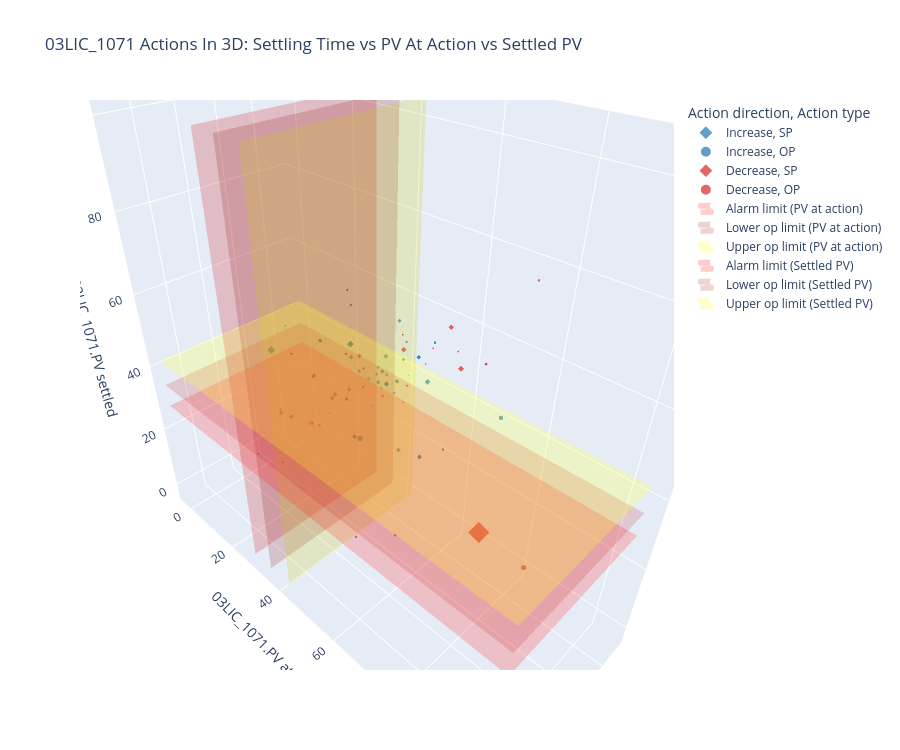

Source (notebook cell):
### Code cell
# ── Visual 4: 03LIC_1071 actions in 3D space ───────────────────────────
plot_df = response_df[response_df['source_tag'] == '03LIC_1071'].dropna(
    subset=['settling_time_mins', 'pv_at_action', 'settled_pv']
).copy()

plot_df['action_label'] = plot_df['action_direction'].str.title()
plot_df['event_label'] = plot_df['event_time'].dt.strftime('%Y-%m-%d %H:%M')

fig = px.scatter_3d(
    plot_df,
    x='settling_time_mins',
    y='pv_at_action',
    z='settled_pv',
    color='action_label',
    symbol='change_type',
    size='abs_op_delta',
    hover_data=[
        'event_label',
        'change_type',
        'op_delta',
        'abs_op_delta',
        'response_time_mins',
        'action_zone',
        'settled_zone',
        'movement_towards_limits'
    ],
    title='03LIC_1071 Actions In 3D: Settling Time vs PV At Action vs Settled PV',
    labels={
        'settling_time_mins': 'Settling time (minutes)',
        'pv_at_action': '03LIC_1071.PV when action was taken',
        'settled_pv': '03LIC_1071.PV settled around',
        'action_label': 'Action direction',
        'change_type': 'Action type',
        'abs_op_delta': '|OP change|'
    },
    color_discrete_map={'Increase': '#1f77b4', 'Decrease': '#d62728'},
    symbol_map={'OP': 'circle', 'SP': 'diamond'}
)

# ── Operating-limit & alarm-limit planes ────────────────────────────────
ALARM_LOW_LIMIT = 28.75

x_range = [plot_df['settling_time_mins'].min(), plot_df['settling_time_mins'].max()]
y_range = [plot_df['pv_at_action'].min() - 1, plot_df['pv_at_action'].max() + 1]
z_range = [plot_df['settled_pv'].min() - 1, plot_df['settled_pv'].max() + 1]

# Plane grid resolution
xx = np.linspace(x_range[0], x_range[1], 2)
yy_full = np.linspace(y_range[0], y_range[1], 2)
zz_full = np.linspace(z_range[0], z_range[1], 2)

# --- Planes along pv_at_action axis (y = constant) ---
for limit_val, color, name in [
    (ALARM_LOW_LIMIT, 'red', 'Alarm limit (PV at action)'),
    (TARGET_LOWER_LIMIT, 'firebrick', 'Lower op limit (PV at action)'),
    (TARGET_UPPER_LIMIT, 'yellow', 'Upper op limit (PV at action)'),
]:
    xx_grid, zz_grid = np.meshgrid(xx, zz_full)
    yy_grid = np.full_like(xx_grid, limit_val)
    fig.add_trace(go.Surface(
        x=xx_grid, y=yy_grid, z=zz_grid,
        colorscale=[[0, color], [1, color]],
        opacity=0.2,
        showscale=False,
        name=name,
        showlegend=True,
        hoverinfo='name',
    ))

# --- Planes along settled_pv axis (z = constant) ---
for limit_val, color, name in [
    (ALARM_LOW_LIMIT, 'red', 'Alarm limit (Settled PV)'),
    (TARGET_LOWER_LIMIT, 'firebrick', 'Lower op limit (Settled PV)'),
    (TARGET_UPPER_LIMIT, 'yellow', 'Upper op limit (Settled PV)'),
]:
    xx_grid, yy_grid = np.meshgrid(xx, yy_full)
    zz_grid = np.full_like(xx_grid, limit_val)
    fig.add_trace(go.Surface(
        x=xx_grid, y=yy_grid, z=zz_grid,
        colorscale=[[0, color], [1, color]],
        opacity=0.2,
        showscale=False,
        name=name,
        showlegend=True,
        hoverinfo='name',
    ))

fig.update_layout(
    height=750,
    scene=dict(
        xaxis_title='Settling time (minutes)',
        yaxis_title='03LIC_1071.PV at action',
        zaxis_title='03LIC_1071.PV settled',
        camera=dict(
            eye=dict(x=1.0, y=1.0, z=1.0),  # closer than default (1.25, 1.25, 1.25)
        ),
    ),
)
fig.show(config={'scrollZoom': True})

### Figure 1 — Plotly figure (JSON) as saved in the notebook; plotly's stock layout.template omitted (floating-point values rounded to 4 significant figures; data arrays with more than 128 entries replaced by an {"elided": "..."} marker saying what was removed)
{"data": [{"customdata": {"elided": "46x8 mixed values"}, "hovertemplate": "Action direction=Increase<br>Action type=%{customdata[1]}<br>Settling time (minutes)=%{x}<br>03LIC_1071.PV when action was taken=%{y}<br>03LIC_1071.PV settled around=%{z}<br>|OP change|=%{customdata[3]}<br>event_label=%{customdata[0]}<br>op_delta=%{customdata[2]}<br>response_time_mins=%{customdata[4]}<br>action_zone=%{customdata[5]}<br>settled_zone=%{customdata[6]}<br>movement_towards_limits=%{customdata[7]}<extra></extra>", "legendgroup": "Increase, SP", "marker": {"color": "#1f77b4", "size": [2.0, 2.0, 1.0, 2.0, 1.0, 2.0, 1.195, 1.0, 2.0, 2.0, 2.0, 0.5, 2.0, 2.0, 1.0, 0.5, 2.0, 2.0, 2.0, 1.434, 2.0, 1.0, 2.0, 2.0, 2.0, 2.0, 2.0, 1.208, 1.0, 0.5, 0.2, 3.0, 0.8635, 2.0, 1.0, 1.0, 1.0, 1.0, 4.0, 4.0, 2.624, 2.624, 2.624, 1.0, 5.0, 1.0], "sizemode": "area", "sizeref": 0.08568, "symbol": "diamond"}, "mode": "markers", "name": "Increase, SP", "scene": "scene", "showlegend": true, "type": "scatter3d", "x": [8.0, 3.0, 3.0, 18.0, 9.0, 11.0, 9.0, 11.0, 18.0, 33.0, 3.0, 44.0, 3.0, 3.0, 3.0, 14.0, 3.0, 24.0, 24.0, 3.0, 32.0, 3.0, 3.0, 3.0, 21.0, 21.0, 3.0, 7.0, 3.0, 6.0, 3.0, 3.0, 3.0, 14.0, 12.0, 12.0, 9.0, 9.0, 7.0, 7.0, 3.0, 3.0, 3.0, 36.0, 22.0, 3.0], "y": [35.79, 29.29, 25.66, 29.01, 28.32, 27.65, 28.37, 31.86, 27.85, 26.44, 37.24, 31.51, 19.52, 19.52, 35.23, 41.34, 32.09, 28.42, 28.42, 36.56, 29.05, 28.74, 43.2, 43.2, 27.96, 27.96, 17.79, 27.92, 38.22, 41.22, 40.03, 46.36, 39.14, 46.37, 28.01, 28.01, 25.88, 25.88, 23.08, 23.08, 32.39, 32.39, 32.39, 30.45, 9.084, 29.34], "z": [39.01, 30.0, 29.32, 33.5, 36.1, 40.94, 35.8, 33.73, 31.8, 34.56, 11.14, 31.37, 5.585, 5.585, 29.55, 39.68, 39.49, 41.84, 41.84, 51.8, 34.28, 32.35, 44.34, 44.34, 50.21, 50.21, 21.78, 35.72, 41.32, 31.13, 37.4, 38.57, 46.86, 44.19, 60.22, 60.22, 54.27, 54.27, 40.95, 40.95, 30.98, 30.98, 30.98, 39.19, 39.63, 34.8]}, {"customdata": {"elided": "47x8 mixed values"}, "hovertemplate": "Action direction=Increase<br>Action type=%{customdata[1]}<br>Settling time (minutes)=%{x}<br>03LIC_1071.PV when action was taken=%{y}<br>03LIC_1071.PV settled around=%{z}<br>|OP change|=%{customdata[3]}<br>event_label=%{customdata[0]}<br>op_delta=%{customdata[2]}<br>response_time_mins=%{customdata[4]}<br>action_zone=%{customdata[5]}<br>settled_zone=%{customdata[6]}<br>movement_towards_limits=%{customdata[7]}<extra></extra>", "legendgroup": "Increase, OP", "marker": {"color": "#1f77b4", "size": [5.0, 8.0, 2.0, 2.0, 5.0, 5.0, 0.1, 2.0, 2.0, 2.0, 3.0, 2.0, 3.0, 1.0, 2.0, 3.0, 1.0, 2.0, 2.0, 2.0, 2.0, 5.0, 1.0, 1.0, 1.0, 2.0, 2.0, 2.0, 2.0, 1.0, 2.0, 1.0, 2.0, 1.0, 1.0, 2.0, 2.0, 2.0, 2.0, 2.0, 2.0, 1.0, 1.0, 2.0, 2.0, 2.0, 2.0], "sizemode": "area", "sizeref": 0.08568, "symbol": "circle"}, "mode": "markers", "name": "Increase, OP", "scene": "scene", "showlegend": true, "type": "scatter3d", "x": [3.0, 3.0, 3.0, 3.0, 3.0, 3.0, 3.0, 14.0, 14.0, 14.0, 3.0, 3.0, 3.0, 3.0, 8.0, 3.0, 3.0, 8.0, 18.0, 3.0, 3.0, 18.0, 32.0, 32.0, 32.0, 47.0, 3.0, 3.0, 3.0, 3.0, 3.0, 3.0, 3.0, 3.0, 3.0, 3.0, 3.0, 3.0, 3.0, 3.0, 3.0, 3.0, 3.0, 3.0, 3.0, 3.0, 3.0], "y": [-0.5082, 21.84, -0.5243, -0.5377, 44.91, 44.91, 25.03, 6.871, 6.871, 6.871, -0.5255, 3.509, 16.55, 32.22, 56.52, 16.55, 32.22, 56.52, 50.64, -1.218, -1.292, 77.8, 29.8, 29.8, 29.8, 67.12, -1.299, -1.299, -1.299, 27.02, 32.45, 97.54, 32.45, 97.54, 97.54, 103.1, 48.02, 103.1, 48.02, 101.8, 103.1, 103.1, 8.75, -1.328, -1.328, -1.318, -1.318], "z": [-0.5082, 6.286, -0.5328, -0.5377, 13.4, 13.4, 30.09, 33.87, 33.87, 33.87, -0.5266, 0.8724, 17.76, 34.26, 26.02, 17.76, 34.26, 26.02, -0.9191, -1.279, -1.304, 53.09, 59.52, 59.52, 59.52, 33.89, -1.299, -1.299, -1.299, 20.97, 34.0, 101.4, 34.0, 101.4, 101.4, 103.1, 50.58, 103.1, 50.58, 103.1, 103.1, 103.1, 8.41, -1.328, -1.327, -1.318, -1.314]}, {"customdata": [["2022-11-03 09:23", "SP", -2, 2, 1, "below_lower_limit", "above_upper_limit", -1.612], ["2023-12-26 16:59", "SP", -1, 1, 1, "above_upper_limit", "above_upper_limit", 11.37], ["2023-12-26 16:59", "SP", -1, 1, 1, "above_upper_limit", "above_upper_limit", 11.37], ["2023-12-26 19:04", "SP", -34.27, 34.27, 1, "above_upper_limit", "below_lower_limit", 2.664], ["2024-09-24 12:19", "SP", -0.5, 0.5, 1, "above_upper_limit", "above_upper_limit", 3.763], ["2024-09-24 12:26", "SP", -2.5, 2.5, 3, "above_upper_limit", "above_upper_limit", -4.087], ["2024-10-16 09:45", "SP", -3, 3, 1, "above_upper_limit", "above_upper_limit", 9.069], ["2025-01-12 11:50", "SP", -2.689, 2.689, 1, "within_limits", "above_upper_limit", -1.85], ["2025-01-16 13:13", "SP", -1, 1, 1, "above_upper_limit", "above_upper_limit", 3.882], ["2025-05-08 06:43", "SP", -0.8733, 0.8733, 2, "above_upper_limit", "within_limits", 0.8164]], "hovertemplate": "Action direction=Decrease<br>Action type=%{customdata[1]}<br>Settling time (minutes)=%{x}<br>03LIC_1071.PV when action was taken=%{y}<br>03LIC_1071.PV settled around=%{z}<br>|OP change|=%{customdata[3]}<br>event_label=%{customdata[0]}<br>op_delta=%{customdata[2]}<br>response_time_mins=%{customdata[4]}<br>action_zone=%{customdata[5]}<br>settled_zone=%{customdata[6]}<br>movement_towards_limits=%{customdata[7]}<extra></extra>", "legendgroup": "Decrease, SP", "marker": {"color": "#d62728", "size": [2.0, 1.0, 1.0, 34.27, 0.5, 2.5, 3.0, 2.689, 1.0, 0.8733], "sizemode": "area", "sizeref": 0.08568, "symbol": "diamond"}, "mode": "markers", "name": "Decrease, SP", "scene": "scene", "showlegend": true, "type": "scatter3d", "x": [14.0, 3.0, 3.0, 10.0, 3.0, 3.0, 3.0, 3.0, 20.0, 7.0], "y": [33.86, 62.85, 62.85, 70.76, 54.94, 52.46, 56.14, 38.21, 47.6, 43.23], "z": [45.42, 51.49, 51.49, 9.568, 51.18, 56.55, 47.07, 44.27, 43.71, 37.83]}, {"customdata": {"elided": "21x8 mixed values"}, "hovertemplate": "Action direction=Decrease<br>Action type=%{customdata[1]}<br>Settling time (minutes)=%{x}<br>03LIC_1071.PV when action was taken=%{y}<br>03LIC_1071.PV settled around=%{z}<br>|OP change|=%{customdata[3]}<br>event_label=%{customdata[0]}<br>op_delta=%{customdata[2]}<br>response_time_mins=%{customdata[4]}<br>action_zone=%{customdata[5]}<br>settled_zone=%{customdata[6]}<br>movement_towards_limits=%{customdata[7]}<extra></extra>", "legendgroup": "Decrease, OP", "marker": {"color": "#d62728", "size": [2.0, 1.0, 2.0, 1.0, 2.0, 1.0, 2.0, 1.0, 3.0, 7.0, 0.1, 0.1, 1.0, 1.0, 1.0, 1.0, 1.0, 2.0, 2.0, 2.0, 2.0], "sizemode": "area", "sizeref": 0.08568, "symbol": "circle"}, "mode": "markers", "name": "Decrease, OP", "scene": "scene", "showlegend": true, "type": "scatter3d", "x": [3.0, 3.0, 3.0, 3.0, 3.0, 3.0, 3.0, 3.0, 3.0, 14.0, 3.0, 3.0, 9.0, 9.0, 6.0, 22.0, 3.0, 3.0, 3.0, 3.0, 3.0], "y": [16.8, 37.75, 16.8, 37.75, 16.8, 37.75, 16.8, 37.75, -0.2164, 86.19, 66.49, 66.49, 52.47, 52.47, 48.04, 8.925, -1.298, -1.299, -1.299, -1.299, 72.77], "z": [33.29, 48.31, 33.29, 48.31, 33.29, 48.31, 33.29, 48.31, -0.4329, 13.09, 66.01, 66.01, 53.62, 53.62, 46.02, 0.8148, -1.299, -1.299, -1.299, -1.299, 75.41]}, {"colorscale": [[0, "red"], [1, "red"]], "hoverinfo": "name", "name": "Alarm limit (PV at action)", "opacity": 0.2, "showlegend": true, "showscale": false, "type": "surface", "x": [[3.0, 47.0], [3.0, 47.0]], "y": [[28.75, 28.75], [28.75, 28.75]], "z": [[-2.328, -2.328], [104.1, 104.1]]}, {"colorscale": [[0, "firebrick"], [1, "firebrick"]], "hoverinfo": "name", "name": "Lower op limit (PV at action)", "opacity": 0.2, "showlegend": true, "showscale": false, "type": "surface", "x": [[3.0, 47.0], [3.0, 47.0]], "y": [[35.25, 35.25], [35.25, 35.25]], "z": [[-2.328, -2.328], [104.1, 104.1]]}, {"colorscale": [[0, "yellow"], [1, "yellow"]], "hoverinfo": "name", "name": "Upper op limit (PV at action)", "opacity": 0.2, "showlegend": true, "showscale": false, "type": "surface", "x": [[3.0, 47.0], [3.0, 47.0]], "y": [[42.41, 42.41], [42.41, 42.41]], "z": [[-2.328, -2.328], [104.1, 104.1]]}, {"colorscale": [[0, "red"], [1, "red"]], "hoverinfo": "name", "name": "Alarm limit (Settled PV)", "opacity": 0.2, "showlegend": true, "showscale": false, "type": "surface", "x": [[3.0, 47.0], [3.0, 47.0]], "y": [[-2.328, -2.328], [104.1, 104.1]], "z": [[28.75, 28.75], [28.75, 28.75]]}, {"colorscale": [[0, "firebrick"], [1, "firebrick"]], "hoverinfo": "name", "name": "Lower op limit (Settled PV)", "opacity": 0.2, "showlegend": true, "showscale": false, "type": "surface", "x": [[3.0, 47.0], [3.0, 47.0]], "y": [[-2.328, -2.328], [104.1, 104.1]], "z": [[35.25, 35.25], [35.25, 35.25]]}, {"colorscale": [[0, "yellow"], [1, "yellow"]], "hoverinfo": "name", "name": "Upper op limit (Settled PV)", "opacity": 0.2, "showlegend": true, "showscale": false, "type": "surface", "x": [[3.0, 47.0], [3.0, 47.0]], "y": [[-2.328, -2.328], [104.1, 104.1]], "z": [[42.41, 42.41], [42.41, 42.41]]}], "layout": {"height": 750, "legend": {"itemsizing": "constant", "title": {"text": "Action direction, Action type"}, "tracegroupgap": 0}, "scene": {"camera": {"eye": {"x": 1, "y": 1, "z": 1}}, "domain": {"x": [0, 1], "y": [0, 1]}, "xaxis": {"title": {"text": "Settling time (minutes)"}}, "yaxis": {"title": {"text": "03LIC_1071.PV at action"}}, "zaxis": {"title": {"text": "03LIC_1071.PV settled"}}}, "title": {"text": "03LIC_1071 Actions In 3D: Settling Time vs PV At Action vs Settled PV"}}}
